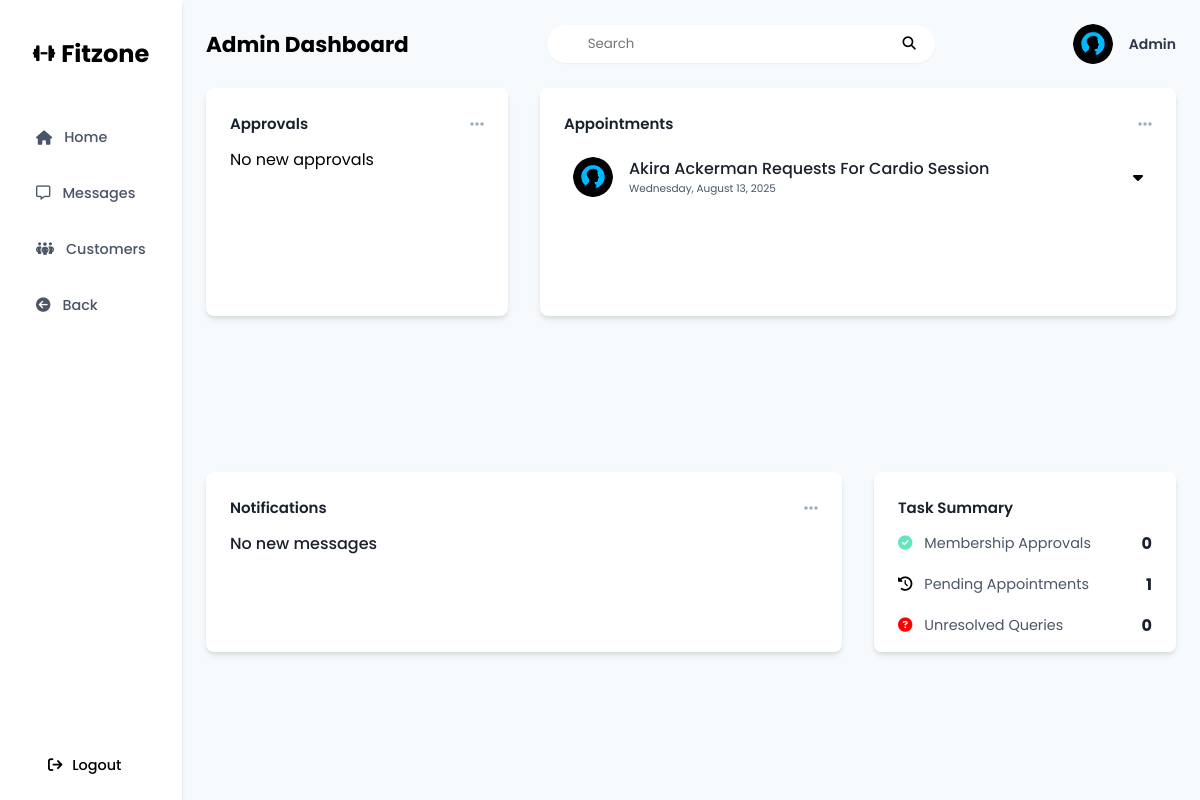
The page /Dashboards/Admin-Dashboard/Everything-Else/dashboard.php on the database its author committed.
### tables this page shows
CREATE TABLE `appointments` (
  `Appointment_ID` int(11) NOT NULL,
  `User_ID` int(11) NOT NULL,
  `Trainer_ID` int(11) NOT NULL,
  `Session_Type` enum('Strength Training','Cardio','Yoga','Pilates','HIIT','Spin','Personal Training') NOT NULL,
  `Session_Date` date NOT NULL,
  `Session_Time` time NOT NULL,
  `Status` enum('pending','confirmed','completed','cancelled') NOT NULL,
  `created_at` datetime NOT NULL DEFAULT current_timestamp()
);

CREATE TABLE `users` (
  `User_ID` int(11) NOT NULL,
  `First_Name` varchar(255) NOT NULL,
  `Last_Name` varchar(255) DEFAULT NULL,
  `Phone` int(20) NOT NULL,
  `Email` varchar(100) NOT NULL,
  `Role` enum('customer','staff','admin') NOT NULL,
  `Password` varchar(255) NOT NULL,
  `Profile_Img_Path` varchar(500) DEFAULT NULL
);

### Dashboards/Admin-Dashboard/Everything-Else/dashboard.php (the view, shortened to what this page needs)
<!DOCTYPE html>
<html lang="en">
  <head>
    <link rel="stylesheet" href="./styles.css" />
  </head>
  <body>
    <?php include("../../components/admin/admin-dashboard-side-bar.php");?>
    <main>
    <?php
    include("../../components/admin/admin-dashboard-header.php");
    ?>
      <section class="staff-dashboard-section">
        <div class="bento-grid">
          <div class="card span-1 approval-card ">
            <div class="card-header">
              <h3 class="card-title">Approvals</h3>
              <i class="fa-solid fa-ellipsis more-button card-menu-icon"></i>
            </div>
            <div class="approval-space">
              <?php
                $fetch_approval = "SELECT Membership_ID, memberships.User_ID, Plan_Type, Requested_Date, Status, users.Profile_Img_Path, users.First_Name, users.Last_Name FROM memberships JOIN users ON memberships.User_ID = users.User_ID WHERE Status = 'NOT Approved'";
                $memberships = $conn->query($fetch_approval);
                if($memberships->num_rows > 0)
                  {
                  $membership_task_summary = $memberships->num_rows;
                  while($request = $memberships->fetch_assoc()){
                  $dialogID = "approval-popup" . htmlspecialchars($request['Membership_ID']);
                  $For_Month = date('F', strtotime($request['Requested_Date']));
                  $correct_path = $request['Profile_Img_Path'];
                  $pfp_path = (!empty($request['Profile_Img_Path'])) ? $correct_path : "../../Assets/customer-dashboard-assets/profile.png";
                  echo
                  '
              <div class="approval-item item">
                <div class="approval-item-profile">
                  <img
                    alt="Profile Image "
                    class="avatar"
                    src="'.htmlspecialchars($pfp_path).'"
                  />
                </div>
                <div class="approval-content-wrapper">
                  <div class="approval-content">
                    <p>'.htmlspecialchars($request['First_Name']." ".$request['Last_Name']).' Membership Approval</p>
                    <p class="review" onclick="document.getElementById(\''.$dialogID.'\').showModal();">Review</p>
                  </div>
                </div>
              </div>
              <dialog id="' . $dialogID . '" class="modal-view">
                <div class="inner-wrapper">
                    <div class="header-wrapper">
                        <div class="profile-wrapper">
                            <div class="profile-container">
                                <img class="avatar" src="' . htmlspecialchars($pfp_path) . '" alt="profile-img" />
                            </div>
                            <p class="user-name">' . htmlspecialchars($request['First_Name'] . " " . $request['Last_Name']). '</p>
                        </div>
                        <i class="fas fa-circle-xmark close-button" onclick="document.getElementById(\'' . htmlspecialchars($dialogID) . '\').close();"></i>
                    </div>
                    <div class="content">
                        <h1 class="topic plan-type">Plan Type</h1>
                        <div class="img-container membership-card ' . htmlspecialchars($request['Plan_Type']) . '-card card-align">
                            <h1 class="membership-plan ' . htmlspecialchars($request['Plan_Type']) . '-title">' . htmlspecialchars($request['Plan_Type']) . '</h1>
                        </div>
                        <p class="messages-content">
                            <strong class="message-header">For the Month of : '.htmlspecialchars($For_Month).'</strong>
                        </p>
                        <form method="post" class="appointment-action-form">
                            <input type="hidden" name="membership_id" value="' . htmlspecialchars($request['Membership_ID']) . '">
                            <button type="submit" name="approve" class="confirm-button reply-button">approve</button>
                            <button type="submit" name="dis-approve" class="decline-button reply-button">decline</button>
                        </form>
                    </div>
                </div>
            </dialog>
                  ';
                  }}
                else{
                  echo
                  '<div>
                  <div class="approval-content-wrapper">
                  <p>No new approvals</p>
                  </div>
                  </div>';
                  $membership_task_summary = 0;
                }
              ?>
            </div>
          </div>
          <div class="card span-2 appointment-card">
            <div class="card-header">
              <h3 class="card-title">Appointments</h3>
              <i class="fa-solid fa-ellipsis more-button card-menu-icon"></i>
            </div>
            <div class="appointment-space">
            <?php
              $fetch_appointments = "SELECT appointments.*,users.First_Name, users.Last_Name, users.Profile_Img_Path, trainers.Name FROM appointments JOIN users on appointments.User_ID = users.User_ID JOIN trainers on appointments.Trainer_ID = trainers.Trainer_ID WHERE appointments.Status = 'pending'";
              $appointments = $conn->query($fetch_appointments);
              if($appointments->num_rows > 0){
                $appointment_task_summary = $appointments->num_rows;
                while($available_appointments = $appointments->fetch_assoc()){
                    $path = $available_appointments['Profile_Img_Path'];
                    $pfp_path_for_appointments = (!empty($available_appointments['Profile_Img_Path'])) ? $path : "../../Assets/customer-dashboard-assets/profile.png";
                    $appointment_date = date('l, F j, Y', strtotime($available_appointments['Session_Date']));
                    $appointment_Datetime = date('l, F j, Y \a\t g:i a', strtotime($available_appointments['Session_Time']));
                    $booked_time = date('F d, g.i a', strtotime($available_appointments['created_at']));
                    $appointment_dialogID = "appointment-popup" . htmlspecialchars($available_appointments['Appointment_ID']);
                    echo
                    '
                    <div class="appointment-item item" onclick="document.getElementById(\''.$appointment_dialogID.'\').showModal();">
                <div class="profile-container">
                    <img
                      alt="Profile Image"
                      class="avatar"
                      src="'.htmlspecialchars($pfp_path_for_appointments).'"
                    />
                </div>
                <div class="appointment-content-wrapper">
                  <div class="appointment-content">
                    <p>'.htmlspecialchars($available_appointments['First_Name']." ".$available_appointments['Last_Name']).' Requests For '.htmlspecialchars($available_appointments['Session_Type']).' Session</p>
                    <p>'.htmlspecialchars($appointment_date).'</p>
                  </div>
                </div>
                <i class="fa-solid fa-caret-down show-more"></i>
              </div>
      <dialog id="' . $appointment_dialogID . '" class="modal-view appointment-view">
                src="'.htmlspecialchars($pfp_path_for_appointments).'"
            <p class="user-name">'.htmlspecialchars($available_appointments['First_Name']." ".$available_appointments['Last_Name']).'</p>
          <i class="fas fa-circle-xmark close-button" onclick="document.getElementById(\'' . htmlspecialchars($appointment_dialogID) . '\').close();"></i>
          <h1 class="topic session-type">'.htmlspecialchars($available_appointments['Session_Type']).'</h1>
            <br />'.htmlspecialchars($available_appointments['Name']." : ".$appointment_Datetime).'
            Booked on: '.htmlspecialchars($booked_time).'
            <input type="hidden" name="appointment_id" value="' . htmlspecialchars($available_appointments['Appointment_ID']) . '">
    </dialog>';
                }
              }
            ?>
            </div>
          </div>
          <div class="card span-2 message-card">
            <div class="card-header">
              <h3 class="card-title">Notifications</h3>
              <i class="fa-solid fa-ellipsis more-button card-menu-icon"></i>
            </div>
            <div class="message-space">
            <?php
              $fetch_messages = "SELECT * FROM contact_queries WHERE Status = 'pending'";
              $messages = $conn->query($fetch_messages);
              if($messages->num_rows > 0 ){
                $message_task_summary = $messages->num_rows;
                while($received_messages = $messages->fetch_assoc()){
                    $pfp_path_for_messages = "../../../Assets/customer-dashboard-assets/profile.png";
                    $message_dialogID = "message-popup" . htmlspecialchars($received_messages['Guest_ID']);
                    echo
                    '
                    <div class="message-item" onclick="document.getElementById(\''.$message_dialogID.'\').showModal();">
                <div class="profile-container">
                    <img
                      alt="Profile Image"
                      class="avatar"
                      src="'.htmlspecialchars($pfp_path_for_messages).'"
                    />
                </div>
                <div class="message-content-wrapper">
                  <div class="message-content">
                    <p>'.htmlspecialchars($received_messages['Name']).'</p>
                    <p>Open Queries: '.htmlspecialchars($received_messages['Subject']).'</p>
                  </div>
                </div>
              </div>
               <dialog id="' . $message_dialogID . '" class="modal-view">
      <div class="inner-wrapper">
        <div class="header-wrapper">
          <div class="profile-wrapper">
            <div class="profile-container">
              <img
                class="avatar"
                src="'.htmlspecialchars($pfp_path_for_messages).'"
                alt="profile-img"
              />
            </div>
            <p class="user-name">'.htmlspecialchars($received_messages['Name']).'</p>
          </div>
          <i class="fas fa-circle-xmark close-button" onclick="document.getElementById(\'' . htmlspecialchars($message_dialogID) . '\').close();"></i>
        </div>
        <div class="content queries">
          <h1 class="topic">'.htmlspecialchars($received_messages['Subject']).'</h1>
          <p class="messages-content">
            <strong class="message-header">Inquiry:</strong>
            <br />'.htmlspecialchars($received_messages['Message']).'
          </p>
        </div>
      </div>
    </dialog>';
                }
              }
              else
              {
                echo
                '
                <div>
                  <div class="message-content-wrapper">
                      <div class="message-content">
                        <p>No new messages</p>
                      </div>
                  </div>
                </div>
                ';
                $message_task_summary = 0;
              }
            ?>
            </div>
          </div>
          <div class="card span-1 task-summary">
            <div class="card-header">
              <h3 class="card-title">Task Summary</h3>
            </div>
            <div class="tasks-container">
              <div class="task-item item">
                <div class="task-details">
                  <i
                    class="fa-solid fa-circle-check task-icon"
                    style="color: #63e6be"
                  ></i>
                  <span class="task-name">Membership Approvals</span>
                </div>
                <span class="task-count"><?php echo htmlspecialchars($membership_task_summary)?></span>
              </div>
              <div class="task-item">
                <div class="task-details">
                  <i class="fa-solid fa-clock-rotate-left task-icon"></i>
                  <span class="task-name">Pending Appointments</span>
                </div>
                <span class="task-count"><?php echo htmlspecialchars($appointment_task_summary)?></span>
              </div>
              <div class="task-item">
                <div class="task-details">
                  <i
                    class="fa-solid fa-circle-question task-icon"
                    style="color: #ff0000"
                  ></i>
                  <span class="task-name">Unresolved Queries</span>
                </div>
                <span class="task-count"><?php echo htmlspecialchars($message_task_summary)?></span>
              </div>
            </div>
          </div>
        </div>
      </section>
    </main>
  </body>
</html>

### Dashboards/Admin-Dashboard/Everything-Else/styles.css (style rules this page uses)
html { scroll-behavior: smooth; }
* { box-sizing: border-box; padding: 0; margin: 0; font-family: "Poppins", sans-serif; }
body { background-color: #f7fafc; display: flex; }
main { max-height: 100vh; display: flex; flex-direction: column; width: 100%; padding: 2vw; }
.profile-container { display: flex; flex-shrink: 0; width: 2.5rem; height: 2.5rem; border-radius: 50%; overflow: hidden; }
.avatar { width: 100%; height: 100%; object-fit: cover; }
.staff-dashboard-section { display: flex; flex-grow: 1; }
.bento-grid { display: grid; grid-template-columns: repeat(3, minmax(0, 1fr)); gap: 2rem; width: 100%; }
.span-1 { grid-column: span 1 / span 1; }
.span-2 { grid-column: span 2 / span 2; }
.card { display: flex; flex-direction: column; background-color: white; padding: 1.5rem; border-radius: 0.5rem; box-shadow: 0 4px 6px -1px rgba(0, 0, 0, 0.1), 0 2px 4px -1px rgba(0, 0, 0, 0.06); overflow: hidden; overflow-y: auto; flex-grow: 1; -ms-overflow-style: none; scrollbar-width: none; }
.approval-card, .appointment-card { height: 19vw; }
.message-card, .task-summary { height: 15vw; }
.card-header { display: flex; justify-content: space-between; align-items: center; margin-bottom: 1vw; }
.card-title { font-size: 1.25vw; font-weight: 600; color: #1a202c; margin: 0; }
.card-menu-icon { color: #a0aec0; cursor: pointer; }
.message-space, .appointment-space, .approval-space { overflow-y: auto; flex-grow: 1; -ms-overflow-style: none; scrollbar-width: none; }
.message-item, .appointment-item { display: flex; align-items: center; column-gap: 1rem; padding: 0.75vw; border-radius: 0.5rem; cursor: pointer; }
.message-content-wrapper, .appointment-content-wrapper, .approval-content-wrapper { flex-grow: 1; }
.message-content p, .appointment-content p { margin: 0; }
.message-content p:first-child, .appointment-content p:first-child { font-weight: 500; color: #1a202c; }
.message-content p:nth-child(2), .appointment-content p:nth-child(2) { font-size: 0.875vw; color: #4a5568; }
.tasks-container > *:not(:last-child) { margin-bottom: 1rem; }
.task-item { display: flex; justify-content: space-between; align-items: center; }
.task-details { display: flex; align-items: center; column-gap: 0.75rem; }
.task-name { color: #4a5568; font-size: 1.2vw; }
.task-count { font-weight: 700; color: #1a202c; }
.task-icon { font-size: 1.2vw; }

### rows shown on the page
appointments: User_ID.Last_Name "Akira Ackerman", Session_Type "Cardio", Session_Date "Wednesday, August 13, 2025"

### other values the page prints
$membership_task_summary "0"
$appointment_task_summary "1"
$message_task_summary "0"
